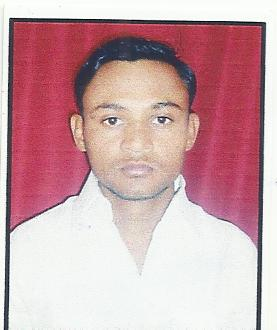
#> input picture python/15.jpg, 277 x 330 px
$ python mask.py
#> lines starting #> are read from the running program, lines starting #| are printed output that depends on the picture
import cv2
import numpy as np

img = cv2.imread("15.jpg",0)
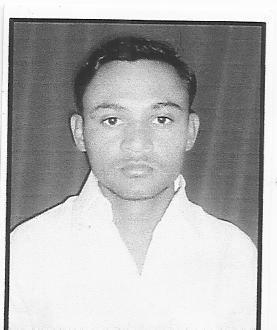
#> img: shape (330, 277); min 0, max 255, mean 177.4
mask=np.zeros(img.shape[:2],np.uint8)
mask[72:202,69:199]=255
masked_img=cv2.bitwise_and(img,img,mask=mask)
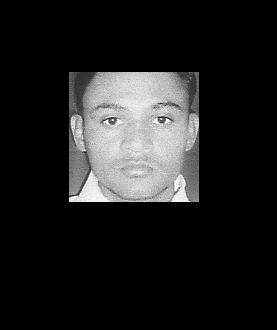
#> masked_img: shape (330, 277); min 0, max 255, mean 32

cv2.imshow("masked",masked_img)
cv2.waitKey(0)
cv2.destroyAllWindows()

$ run again, with python/14.jpg copied over python/15.jpg
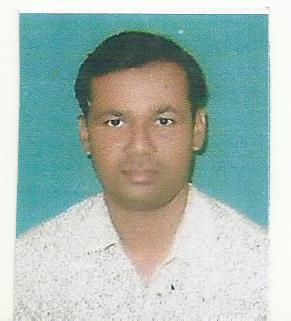
#> input picture python/14.jpg, 291 x 321 px
#> `img = cv2.imread("15.jpg",0)`:
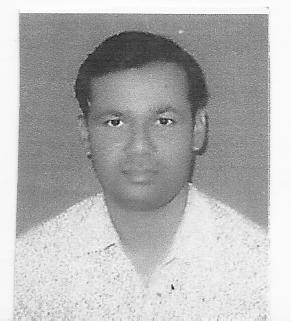
#> img: shape (321, 291); min 12, max 255, mean 179.1
#> `masked_img=cv2.bitwise_and(img,img,mask=mask)`:
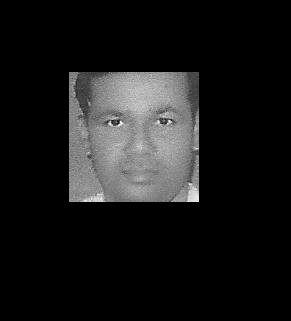
#> masked_img: shape (321, 291); min 0, max 255, mean 25.1
